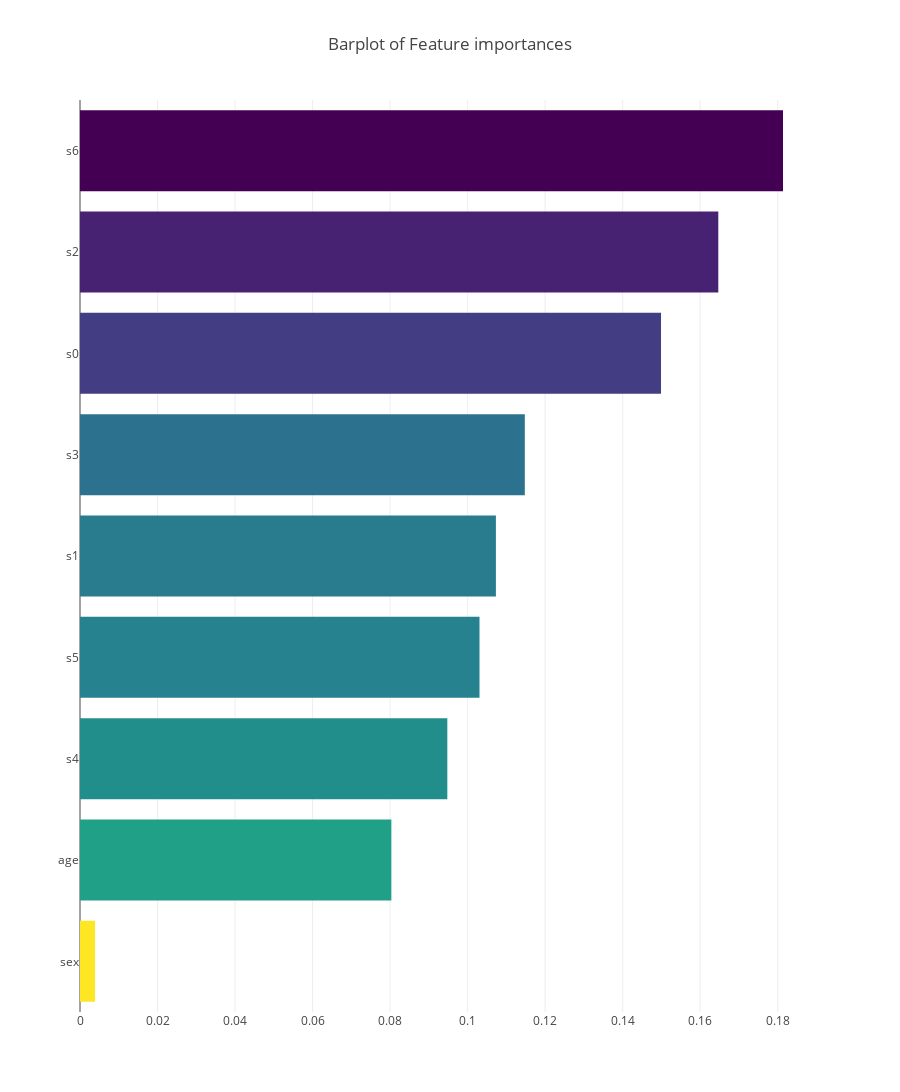

The notebook cell this image was saved under:
### Code cell
x, y = (list(x) for x in zip(*sorted(zip(rf.feature_importances_, features), 
                                                            reverse = False)))
trace2 = go.Bar(
    x=x ,
    y=y,
    marker=dict(
        color=x,
        colorscale = 'Viridis',
        reversescale = True
    ),
    name='Random Forest Feature importance',
    orientation='h',
)

layout = dict(
    title='Barplot of Feature importances',
     width = 900, height = 2000,
    yaxis=dict(
        showgrid=False,
        showline=False,
        showticklabels=True,
#         domain=[0, 0.85],
    ))

fig1 = go.Figure(data=[trace2])
fig1['layout'].update(layout)
py.iplot(fig1, filename='plots')

### Figure 1 — Plotly figure (JSON) as saved in the notebook; plotly's stock layout.template omitted (floating-point values rounded to 4 significant figures)
{"data": [{"marker": {"color": [0.003881, 0.08033, 0.09476, 0.1031, 0.1073, 0.1148, 0.1499, 0.1647, 0.1814], "colorscale": "Viridis", "reversescale": true}, "name": "Random Forest Feature importance", "orientation": "h", "type": "bar", "x": [0.003881, 0.08033, 0.09476, 0.1031, 0.1073, 0.1148, 0.1499, 0.1647, 0.1814], "y": ["sex", "age", "s4", "s5", "s1", "s3", "s0", "s2", "s6"]}], "layout": {"height": 2000, "title": "Barplot of Feature importances", "width": 900, "yaxis": {"showgrid": false, "showline": false, "showticklabels": true}}}
